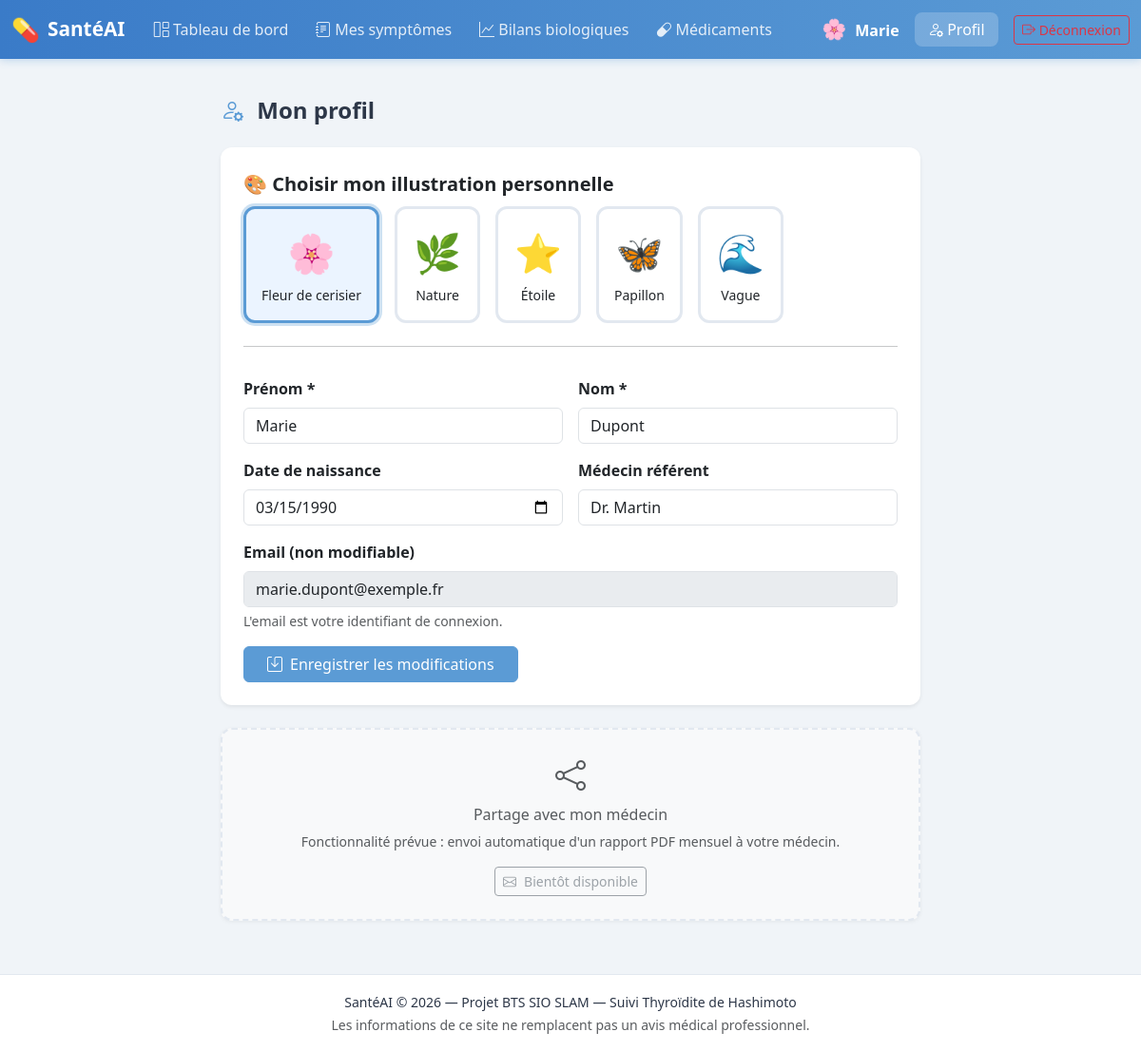
Page /index.php?page=patient&action=profil (signed in) on the committed database.
### tables this page shows
CREATE TABLE IF NOT EXISTS utilisateurs (
    id              INT AUTO_INCREMENT PRIMARY KEY,
    nom             VARCHAR(100) NOT NULL,
    prenom          VARCHAR(100) NOT NULL,
    email           VARCHAR(150) NOT NULL UNIQUE,
    mot_de_passe    VARCHAR(255) NOT NULL,           
    date_naissance  DATE,
    sexe            ENUM('F', 'M', 'Autre') DEFAULT 'F',
    avatar          VARCHAR(20) DEFAULT 'avatar1',   
    pathologie      VARCHAR(100) DEFAULT 'Thyroïdite de Hashimoto',
    medecin_nom     VARCHAR(150),
    created_at      TIMESTAMP DEFAULT CURRENT_TIMESTAMP
);

### controllers/PatientController.php (called while the page is built, shortened)
<?php
require_once BASE_PATH . '/models/User.php';
class PatientController {
    private $userModel;
    public function __construct($pdo) {
        $this->userModel = new User($pdo);
    }
    public function profil() {
        $userId  = $_SESSION['utilisateur_id'];
        $utilisateur = $this->userModel->trouverParId($userId);
        $avatarsDisponibles = [
            'avatar1' => ['emoji' => '🌸', 'label' => 'Fleur de cerisier'],
            'avatar2' => ['emoji' => '🌿', 'label' => 'Nature'],
            'avatar3' => ['emoji' => '⭐', 'label' => 'Étoile'],
            'avatar4' => ['emoji' => '🦋', 'label' => 'Papillon'],
            'avatar5' => ['emoji' => '🌊', 'label' => 'Vague'],
        ];
        require_once BASE_PATH . '/views/layout/header.php';
        require_once BASE_PATH . '/views/layout/nav.php';
        require_once BASE_PATH . '/views/patient/profil.php';
        require_once BASE_PATH . '/views/layout/footer.php';
    }
}

### models/User.php (called while the page is built, shortened)
<?php
class User {
    private $pdo;
    public function __construct($pdo) {
        $this->pdo = $pdo;
    }
    public function trouverParId($id) {
        $sql  = "SELECT * FROM utilisateurs WHERE id = :id LIMIT 1";
        $stmt = $this->pdo->prepare($sql);
        $stmt->execute([':id' => (int)$id]);
        return $stmt->fetch();
    }
}

### views/patient/profil.php (the view, shortened to what this page needs)
<div class="container py-4">
    <div class="row justify-content-center">
        <div class="col-md-8">
            <h4 class="fw-bold mb-4">
                <i class="bi bi-person-gear text-primary me-2"></i>
                Mon profil
            </h4>
            <div class="card border-0 shadow-sm">
                <div class="card-body p-4">
                    <form method="POST" action="">
                        <div class="mb-4">
                            <label class="form-label fw-semibold fs-5">
                                🎨 Choisir mon illustration personnelle
                            </label>
                            <div class="row g-3">
                                <?php foreach ($avatarsDisponibles as $cle => $info): ?>
                                    <div class="col-auto">
                                        <label class="avatar-option <?= ($utilisateur['avatar'] ?? 'avatar1') === $cle ? 'selected' : '' ?>">
                                            <div class="avatar-choice text-center p-3">
                                                <div class="fs-1"><?= $info['emoji'] ?></div>
                                                <div class="small mt-1"><?= $info['label'] ?></div>
                                            </div>
                                        </label>
                                    </div>
                                <?php endforeach; ?>
                            </div>
                        </div>
                        <hr>
                        <div class="row g-3 mt-1">
                            <div class="col-md-6">
                                <label class="form-label fw-semibold">Prénom *</label>
                                <input type="text" class="form-control" name="prenom" required
                                       value="<?= htmlspecialchars($utilisateur['prenom'] ?? '') ?>">
                            </div>
                            <div class="col-md-6">
                                <label class="form-label fw-semibold">Nom *</label>
                                <input type="text" class="form-control" name="nom" required
                                       value="<?= htmlspecialchars($utilisateur['nom'] ?? '') ?>">
                            </div>
                            <div class="col-md-6">
                                <label class="form-label fw-semibold">Date de naissance</label>
                                <input type="date" class="form-control" name="date_naissance"
                                       value="<?= htmlspecialchars($utilisateur['date_naissance'] ?? '') ?>">
                            </div>
                            <div class="col-md-6">
                                <label class="form-label fw-semibold">Médecin référent</label>
                                <input type="text" class="form-control" name="medecin_nom"
                                       placeholder="Dr. Prénom Nom"
                                       value="<?= htmlspecialchars($utilisateur['medecin_nom'] ?? '') ?>">
                            </div>
                            <div class="col-12">
                                <label class="form-label fw-semibold">Email (non modifiable)</label>
                                <input type="email" class="form-control" value="<?= htmlspecialchars($utilisateur['email'] ?? '') ?>" disabled>
                                <div class="form-text">L'email est votre identifiant de connexion.</div>
                            </div>
                            <div class="col-12 mt-3">
                                <button type="submit" class="btn btn-primary px-4">
                                    <i class="bi bi-save me-2"></i>Enregistrer les modifications
                                </button>
                            </div>
                        </div>
                    </form>
                </div>
            </div>
            <div class="card border-dashed mt-4 border-0 bg-light">
                <div class="card-body text-center py-4">
                    <i class="bi bi-share fs-2 text-muted d-block mb-2"></i>
                    <h6 class="text-muted">Partage avec mon médecin</h6>
                    <p class="small text-muted">
                        Fonctionnalité prévue : envoi automatique d'un rapport PDF mensuel à votre médecin.
                    </p>
                    <button class="btn btn-outline-secondary btn-sm" disabled>
                        <i class="bi bi-envelope me-2"></i>Bientôt disponible
                    </button>
                </div>
            </div>
        </div>
    </div>
</div>

### index.php (shortened to what this page needs)
<?php
require_once BASE_PATH . '/config/database.php';
$page   = $_GET['page']   ?? 'auth';
$action = $_GET['action'] ?? 'index';
$page   = preg_replace('/[^a-zA-Z]/', '', $page);
$action = preg_replace('/[^a-zA-Z]/', '', $action);
$fichierControleur = BASE_PATH . '/controllers/' . ucfirst($page) . 'Controller.php';
if (file_exists($fichierControleur)) {
    $controleur    = new $nomControleur($pdo);
    if (method_exists($controleur, $action)) {
        $controleur->$action();
    } else {
        $controleur->index();
    }
} else {
    header('Location: ' . BASE_URL . '/index.php?page=auth&action=login');
    exit;
}

### views/layout/header.php (shortened to what this page needs)
<!DOCTYPE html>
<html lang="fr">
<head>
    <link href="https://cdn.jsdelivr.net/npm/bootstrap@5.3.0/dist/css/bootstrap.min.css" rel="stylesheet">
    <link href="https://cdn.jsdelivr.net/npm/bootstrap-icons@1.11.0/font/bootstrap-icons.css" rel="stylesheet">
    <link href="assets/css/style.css" rel="stylesheet">
</head>
<body>

### views/layout/nav.php (shortened to what this page needs)
<?php
$pageCourante = $_GET['page'] ?? 'dashboard';
?>
<nav class="navbar navbar-expand-lg navbar-santeai">
    <div class="container-fluid">
        <a class="navbar-brand" href="index.php?page=dashboard">
            <span class="logo-icon">💊</span>
            <strong>SantéAI</strong>
        </a>
        <div class="collapse navbar-collapse" id="navbarMenu">
            <ul class="navbar-nav me-auto mb-2 mb-lg-0">
                <li class="nav-item">
                    <a class="nav-link <?= $pageCourante === 'dashboard' ? 'active' : '' ?>"
                       href="index.php?page=dashboard">
                        <i class="bi bi-grid-1x2"></i> Tableau de bord
                    </a>
                </li>
                <li class="nav-item">
                    <a class="nav-link <?= $pageCourante === 'symptomes' ? 'active' : '' ?>"
                       href="index.php?page=symptomes&action=ajouter">
                        <i class="bi bi-journal-text"></i> Mes symptômes
                    </a>
                </li>
                <li class="nav-item">
                    <a class="nav-link <?= $pageCourante === 'bilans' ? 'active' : '' ?>"
                       href="index.php?page=bilans&action=historique">
                        <i class="bi bi-graph-up"></i> Bilans biologiques
                    </a>
                </li>
                <li class="nav-item">
                    <a class="nav-link <?= $pageCourante === 'medicaments' ? 'active' : '' ?>"
                       href="index.php?page=medicaments&action=liste">
                        <i class="bi bi-capsule"></i> Médicaments
                    </a>
                </li>
            </ul>
            <div class="d-flex align-items-center gap-3">
                <span class="navbar-text">
                    <span class="avatar-nav"><?= htmlspecialchars($_SESSION['avatar'] ?? 'avatar1') === 'avatar1' ? '🌸' : (htmlspecialchars($_SESSION['avatar'] ?? '') === 'avatar2' ? '🌿' : (htmlspecialchars($_SESSION['avatar'] ?? '') === 'avatar3' ? '⭐' : (htmlspecialchars($_SESSION['avatar'] ?? '') === 'avatar4' ? '🦋' : '🌊'))) ?></span>
                    <strong><?= htmlspecialchars($_SESSION['prenom'] ?? '') ?></strong>
                </span>
                <a class="nav-link <?= $pageCourante === 'patient' ? 'active' : '' ?>"
                   href="index.php?page=patient&action=profil">
                    <i class="bi bi-person-gear"></i> Profil
                </a>
                <a class="btn btn-outline-danger btn-sm"
                   href="index.php?page=auth&action=logout">
                    <i class="bi bi-box-arrow-right"></i> Déconnexion
                </a>
            </div>
        </div>
    </div>
</nav>
<main class="main-content">

### views/layout/footer.php (shortened to what this page needs)
</main>
<footer class="footer-santeai">
    <div class="container text-center">
        <p class="mb-0">
            <small>SantéAI © 2026 — Projet BTS SIO SLAM — Suivi Thyroïdite de Hashimoto</small>
        </p>
        <p class="mb-0">
            <small class="text-muted">Les informations de ce site ne remplacent pas un avis médical professionnel.</small>
        </p>
    </div>
</footer>
</body>
</html>

### assets/css/style.css (style rules this page uses)
:root { --primary: #5B9BD5; --primary-light: #EBF4FF; --secondary: #7BC8A4; --accent-orange: #F0A500; --bg: #F0F4F8; --card-bg: #FFFFFF; --text-dark: #2D3748; --text-muted: #718096; --border-light: #E2E8F0; --navbar-height: 62px; }
body { background-color: var(--bg); color: var(--text-dark); font-family: 'Segoe UI', system-ui, -apple-system, sans-serif; }
.main-content { padding-top: calc(var(--navbar-height) + 1rem); min-height: calc(100vh - 80px); }
.footer-santeai { background-color: var(--card-bg); border-top: 1px solid var(--border-light); padding: 1rem 0; margin-top: 2rem; }
.navbar-santeai { background: linear-gradient(90deg, #3A7BC8 0%, #5B9BD5 100%); box-shadow: 0 2px 8px rgba(90, 155, 213, 0.3); position: fixed; top: 0; width: 100%; z-index: 1030; height: var(--navbar-height); }
.navbar-santeai .navbar-brand { color: white; font-size: 1.3rem; gap: 0.5rem; display: flex; align-items: center; }
.navbar-santeai .nav-link { color: rgba(255, 255, 255, 0.85) !important; border-radius: 8px; padding: 0.4rem 0.9rem !important; transition: background 0.2s; }
.navbar-santeai .nav-link:hover, .navbar-santeai .nav-link.active { background: rgba(255, 255, 255, 0.2); color: white !important; }
.navbar-santeai .navbar-text { color: white; }
.logo-icon { font-size: 1.5rem; }
.card { border-radius: 12px; box-shadow: 0 1px 4px rgba(0,0,0,0.06); }
.avatar-nav { font-size: 1.3rem; margin-right: 0.3rem; }
.avatar-option { cursor: pointer; }
.avatar-choice { border: 3px solid var(--border-light); border-radius: 12px; transition: all 0.2s; min-width: 90px; }
.avatar-option.selected .avatar-choice { border-color: var(--primary); background: var(--primary-light); box-shadow: 0 0 0 3px rgba(91,155,213,0.3); }
.border-dashed { border: 2px dashed var(--border-light) !important; }
.btn-primary { background-color: var(--primary); border-color: var(--primary); }
.text-primary { color: var(--primary) !important; }

### rows in the picture
utilisateurs: prenom "Marie", nom "Dupont", date_naissance "03/15/1990", medecin_nom "Dr. Martin", email "marie.dupont@exemple.fr"

### other values in the picture
$_SESSION['prenom'] "Marie"
$info['emoji'] "🌸"
$info['label'] "Fleur de cerisier"
$info['emoji'] "🌿"
$info['label'] "Nature"
$info['emoji'] "⭐"
$info['label'] "Étoile"
$info['emoji'] "🦋"
$info['label'] "Papillon"
$info['emoji'] "🌊"
$info['label'] "Vague"
